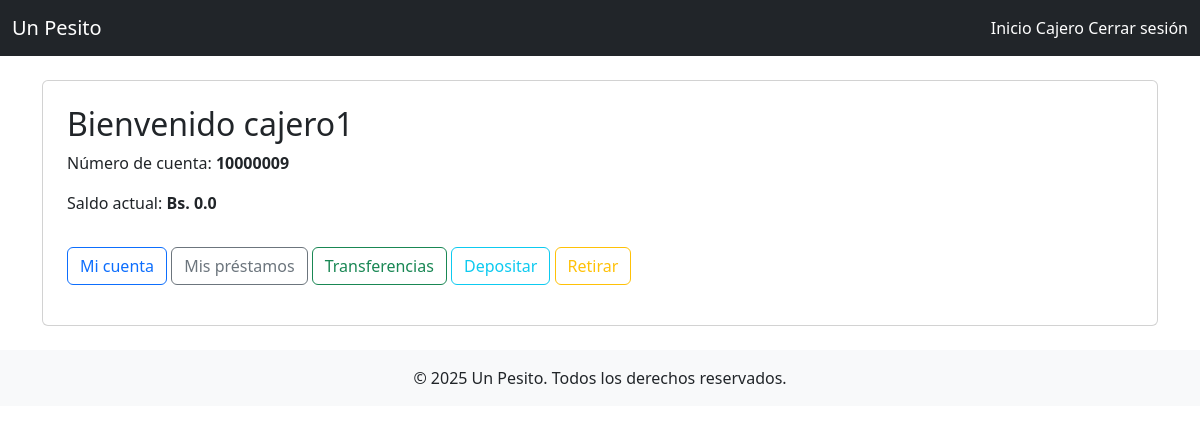
Screenshot of /user/dashboard (signed in) with the database file from the repository.
### app/models/user.py (models this page shows, shortened)
class User(UserMixin, db.Model):
    __tablename__ = 'user'
    id = db.Column(db.Integer, primary_key=True)
    nombre = db.Column(db.String(100), nullable=False)
    apellido = db.Column(db.String(100), nullable=False)
    ci = db.Column(db.String(20), unique=True, nullable=False)
    direccion = db.Column(db.String(200))
    saldo = db.Column(db.Float, default=0.0)
    telefono = db.Column(db.String(20))
    correo = db.Column(db.String(120), unique=True)
    username = db.Column(db.String(50), unique=True, nullable=False)
    password = db.Column(db.String(200), nullable=False)
    role = db.Column(db.String(20), default='cliente')
    balance = db.Column(db.Float, default=0.0)
    codigo_verificacion = db.Column(db.String(10))  # Código permanente del cajero
    transacciones = db.relationship('Transaction', backref='usuario', lazy=True)
    loans = db.relationship('Loan', backref='user', lazy=True)

### app/controllers/user_controller.py (the view)
@user_bp.route('/dashboard')
@login_required
def dashboard():
    transacciones = Transaction.query.filter_by(user_id=current_user.id).order_by(Transaction.fecha.desc()).limit(20).all()
    return render_template('user/dashboard.html', user=current_user, transacciones=transacciones)

### app/controllers/auth_controller.py (called while the page is built)
@login_manager.user_loader
def load_user(user_id):
    return User.query.get(int(user_id))

### app/templates/user/dashboard.html (shortened to what this page needs)
{% extends 'shared/base.html' %}
{% block content %}
<div class="card p-4">
    <h2>Bienvenido {{ user.username }}</h2>
    <p>Número de cuenta: <strong>{{ user.ci }}</strong></p>
    <p>Saldo actual: <strong>Bs. {{ user.balance }}</strong></p>
    <div class="mt-3 mb-3">
        <a href="{{ url_for('user.mi_cuenta') }}" class="btn btn-outline-primary">Mi cuenta</a>
        <a href="{{ url_for('user.mis_prestamos') }}" class="btn btn-outline-secondary">Mis préstamos</a>
        <a href="{{ url_for('user.transferencia') }}" class="btn btn-outline-success">Transferencias</a>
        <a href="{{ url_for('user.depositar') }}" class="btn btn-outline-info">Depositar</a>
        <a href="{{ url_for('user.retirar') }}" class="btn btn-outline-warning">Retirar</a>
    </div>
</div>
{% endblock %}

### rows the page displays
User: username "cajero1", ci "10000009", balance "0.0"
